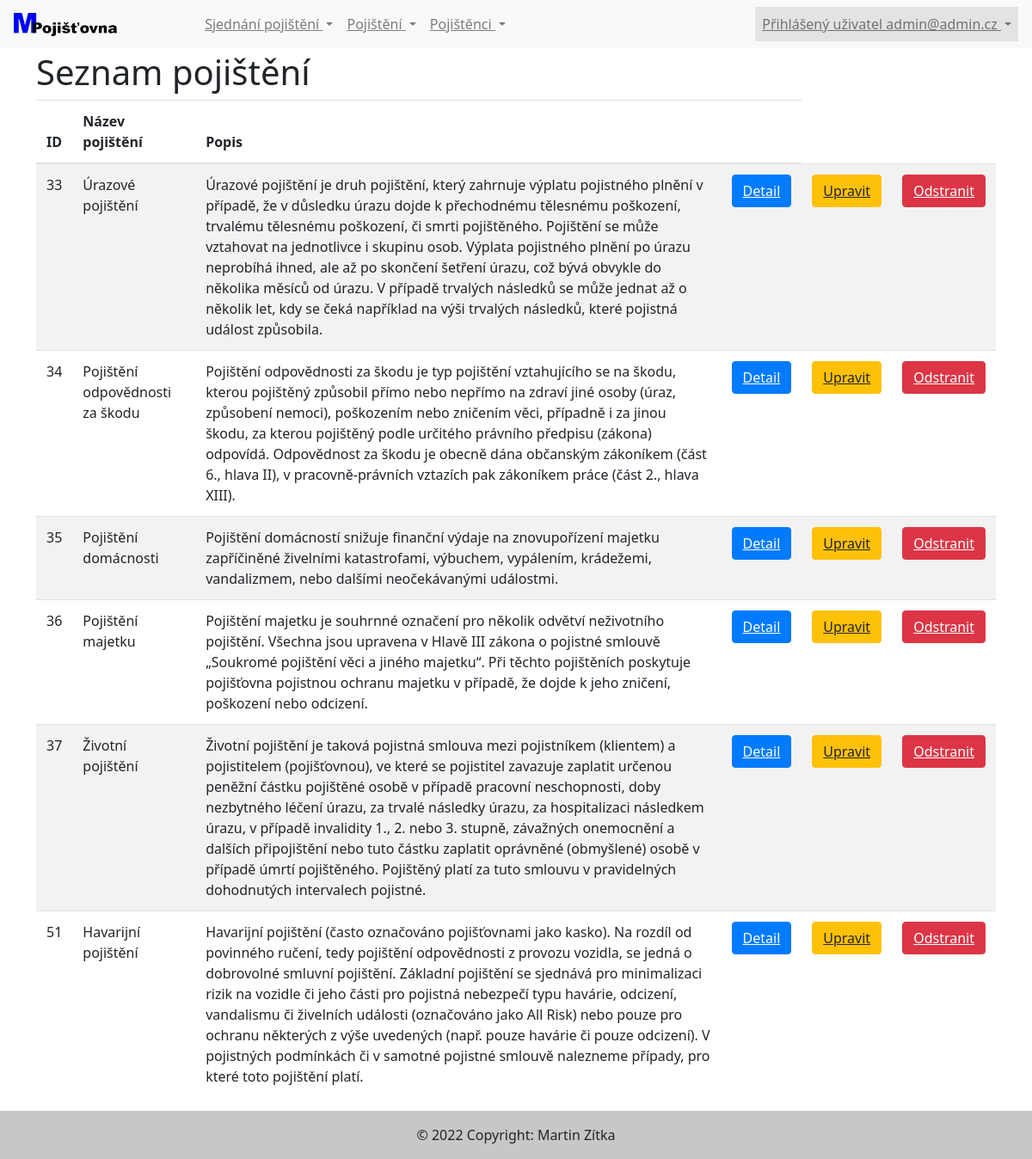
Before: /readPojisteni.php (signed in) with the older database file.
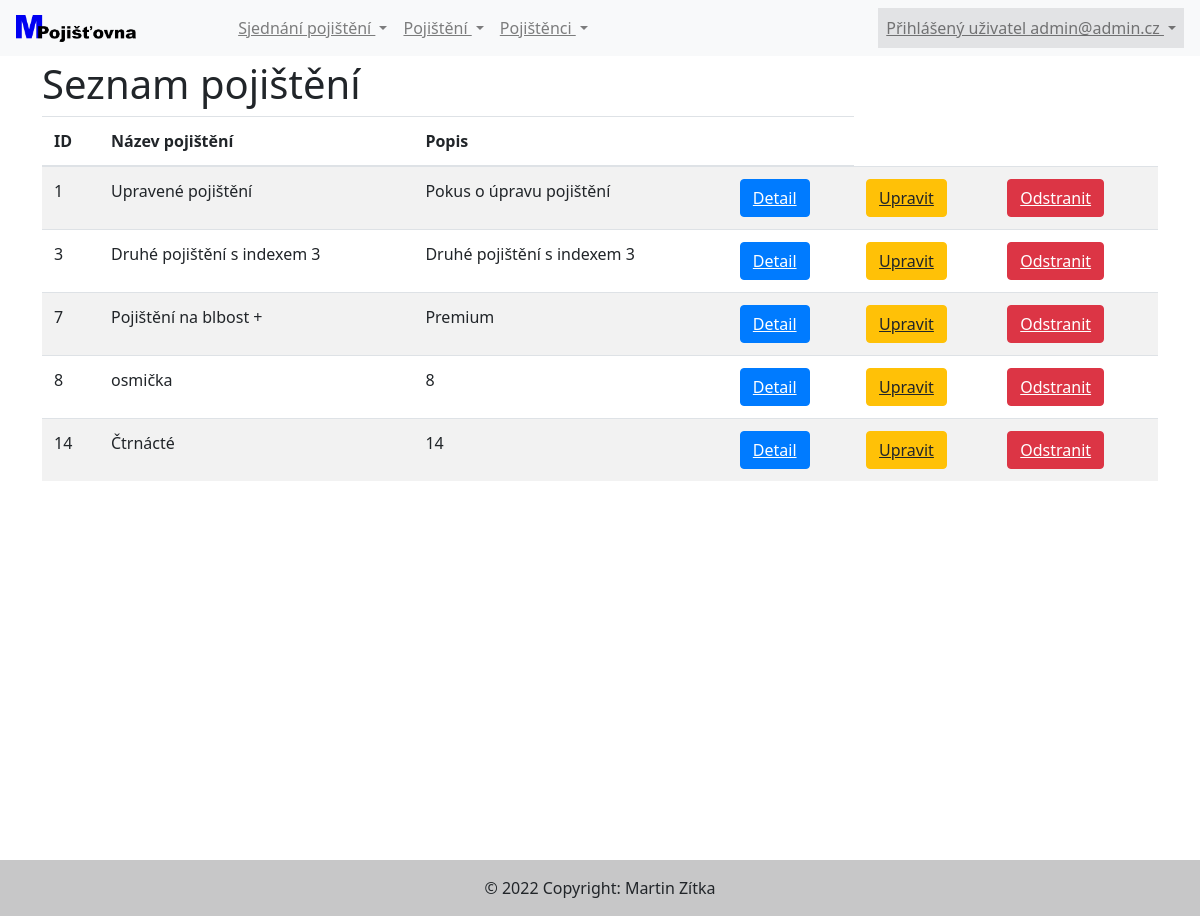
After: the same page with the newer database file.
### tables this page shows
CREATE TABLE `pojisteni` (
  `pojisteniId` int(11) NOT NULL,
  `nazev` varchar(255) DEFAULT NULL,
  `popis` text DEFAULT NULL
);

### tridy/Pojisteni.php (the view, shortened to what this page needs)
<?php
class Pojisteni {
    public function VypisPojisteni() {
        global $connection;
        $dbVypisPojisteni = "SELECT * FROM pojisteni";
        $vypisPojisteni = mysqli_query($connection, $dbVypisPojisteni);
        while ($row = mysqli_fetch_array($vypisPojisteni)) {
            echo('<table class="table table-striped">');
            echo('<thead><th>ID</th><th>Název pojištění</th><th>Popis</th><th></th></thead>');
            foreach ($vypisPojisteni as $poj) {
                echo('<tr><td>' . htmlspecialchars(trim($poj['pojisteniId'])));
                echo('</td><td>' . htmlspecialchars(trim($poj['nazev'])));
                echo('</td><td>' . htmlspecialchars(trim($poj['popis'])));
                echo('</td><td><a class="btn btn-primary" role="link" href="detailPojisteni.php?pojisteniId=' . $poj['pojisteniId'] . '">Detail</a></button>');
                echo('</td><td><a class="btn btn-warning" role="link" href="updatePojisteni.php?pojisteniId=' . $poj['pojisteniId'] . '">Upravit</a></button>');
                echo('</td><td><a class="btn btn-danger" role="link" href="deletePojisteni.php?pojisteniId=' . $poj['pojisteniId'] . '">Odstranit</a></button>');
                echo('</td></tr>');
            }
            echo('</table>');
        }
    }
}

### header.php (shortened to what this page needs)
<!DOCTYPE html>
<html lang="cs-cz">
    <head>
        <link rel="stylesheet" href="styly/bootstrap.css" type="text/css"/>
        <link rel="stylesheet" href="styly/bootstrap-grid.css" type="text/css"/>
        <link rel="stylesheet" href="styly/bootstrap-reboot.css" type="text/css"/>
        <link rel="stylesheet" href="styly/bootstrap-utilities.css" type="text/css"/>
    </head>
    <body>
        <header>
            <nav class="navbar navbar-expand-lg navbar-light bg-light">
                <a href="index.php">
                    <div class="d-flex justify-content-start">
                    <img src="obrazky/logoPM.png" alt="Logo" width="120px" height="auto"></a>
                    <div class="collapse navbar-collapse d-flex justify-content-center" id="navbarNavDropdown">
                        <ul class="navbar-nav">
                            <li class="nav-item dropdown">
                                <a class="nav-link dropdown-toggle" href="#" id="navbarDropdownMenuLink" data-toggle="dropdown" aria-haspopup="true" aria-expanded="false">
                                    Sjednání pojištění
                                </a>
                            </li>
                            <li class="nav-item dropdown">
                                <a class="nav-link dropdown-toggle" href="#" id="navbarDropdownMenuLink" data-toggle="dropdown" aria-haspopup="true" aria-expanded="false">
                                    Pojištění
                                </a>
                            </li>
                            <li class="nav-item dropdown">
                                <a class="nav-link dropdown-toggle" href="#" id="navbarDropdownMenuLink" data-toggle="dropdown" aria-haspopup="true" aria-expanded="false">
                                    Pojištěnci
                                </a>
                            </li>
                        </ul>
                    </div>
                    <div class="collapse navbar-collapse d-flex justify-content-end" id="navbarNavDropdown">
                        <ul class="navbar-nav">
                            <li class="nav-item dropdown">
                                <a class="nav-link dropdown-toggle alert-secondary" href="#" id="navbarDropdownMenuLink" data-toggle="dropdown" aria-haspopup="true" aria-expanded="false"">
                                    Přihlášený uživatel <?= $_SESSION['email']; ?>
                                </a>
                            </li>
                        </ul>
                    </div>
            </nav>
        </header>
        <div class="container min-vh-100 mt-1">

### readPojisteni.php (shortened to what this page needs)
<?php
require_once 'header.php';
?>
<h1>Seznam pojištění</h1>
<?php
$pojisteni = new Pojisteni();
$pojisteni->VypisPojisteni();
require_once 'footer.php'; ?>

### footer.php
</div>
<footer class="bg-light text-center text-lg-start">
  <div class="text-center p-3 w-100 p-3" style="background-color: rgba(0, 0, 0, 0.2);">
    © 2022 Copyright: Martin Zítka
  </div>
</footer>
</body>
</html>

Changed rows visible on the page:
removed pojisteni: pojisteniId "33", nazev "Úrazové pojištění", popis "Úrazové pojištění je druh pojištění, který zahrnuje výplatu pojistného plnění v případě, že v důsledku úrazu dojde k přechodnému tělesnému poškození, trvalému tělesnému poškození, či smrti pojištěného. Pojištění se může vztahovat na jednotlivce i skupinu osob. Výplata pojistného plnění po úrazu neprobíhá ihned, ale až po skončení šetření úrazu, což bývá obvykle do několika měsíců od úrazu. V případě trvalých následků se může jednat až o několik let, kdy se čeká například na výši trvalých následků, které pojistná událost způsobila."
removed pojisteni: pojisteniId "34", nazev "Pojištění odpovědnosti za škodu", popis "Pojištění odpovědnosti za škodu je typ pojištění vztahujícího se na škodu, kterou pojištěný způsobil přímo nebo nepřímo na zdraví jiné osoby (úraz, způsobení nemoci), poškozením nebo zničením věci, případně i za jinou škodu, za kterou pojištěný podle určitého právního předpisu (zákona) odpovídá. Odpovědnost za škodu je obecně dána občanským zákoníkem (část 6., hlava II), v pracovně-právních vztazích pak zákoníkem práce (část 2., hlava XIII)."
removed pojisteni: pojisteniId "35", nazev "Pojištění domácnosti", popis "Pojištění domácností snižuje finanční výdaje na znovupořízení majetku zapříčiněné živelními katastrofami, výbuchem, vypálením, krádežemi, vandalizmem, nebo dalšími neočekávanými událostmi."
removed pojisteni: pojisteniId "36", nazev "Pojištění majetku", popis "Pojištění majetku je souhrnné označení pro několik odvětví neživotního pojištění. Všechna jsou upravena v Hlavě III zákona o pojistné smlouvě „Soukromé pojištění věci a jiného majetku“. Při těchto pojištěních poskytuje pojišťovna pojistnou ochranu majetku v případě, že dojde k jeho zničení, poškození nebo odcizení."
removed pojisteni: pojisteniId "37", nazev "Životní pojištění", popis "Životní pojištění je taková pojistná smlouva mezi pojistníkem (klientem) a pojistitelem (pojišťovnou), ve které se pojistitel zavazuje zaplatit určenou peněžní částku pojištěné osobě v případě pracovní neschopnosti, doby nezbytného léčení úrazu, za trvalé následky úrazu, za hospitalizaci následkem úrazu, v případě invalidity 1., 2. nebo 3. stupně, závažných onemocnění a dalších připojištění nebo tuto částku zaplatit oprávněné (obmyšlené) osobě v případě úmrtí pojištěného. Pojištěný platí za tuto smlouvu v pravidelných dohodnutých intervalech pojistné."
removed pojisteni: pojisteniId "51", nazev "Havarijní pojištění", popis "Havarijní pojištění (často označováno pojišťovnami jako kasko). Na rozdíl od povinného ručení, tedy pojištění odpovědnosti z provozu vozidla, se jedná o dobrovolné smluvní pojištění. Základní pojištění se sjednává pro minimalizaci rizik na vozidle či jeho části pro pojistná nebezpečí typu havárie, odcizení, vandalismu či živelních události (označováno jako All Risk) nebo pouze pro ochranu některých z výše uvedených (např. pouze havárie či pouze odcizení). V pojistných podmínkách či v samotné pojistné smlouvě nalezneme případy, pro které toto pojištění platí."
added pojisteni: pojisteniId "1", nazev "Upravené pojištění", popis "Pokus o úpravu pojištění"
added pojisteni: pojisteniId "3", nazev "Druhé pojištění s indexem 3", popis "Druhé pojištění s indexem 3"
added pojisteni: pojisteniId "7", nazev "Pojištění na blbost +", popis "Premium"
added pojisteni: pojisteniId "8", nazev "osmička", popis "8"
added pojisteni: pojisteniId "14", nazev "Čtrnácté", popis "14"
